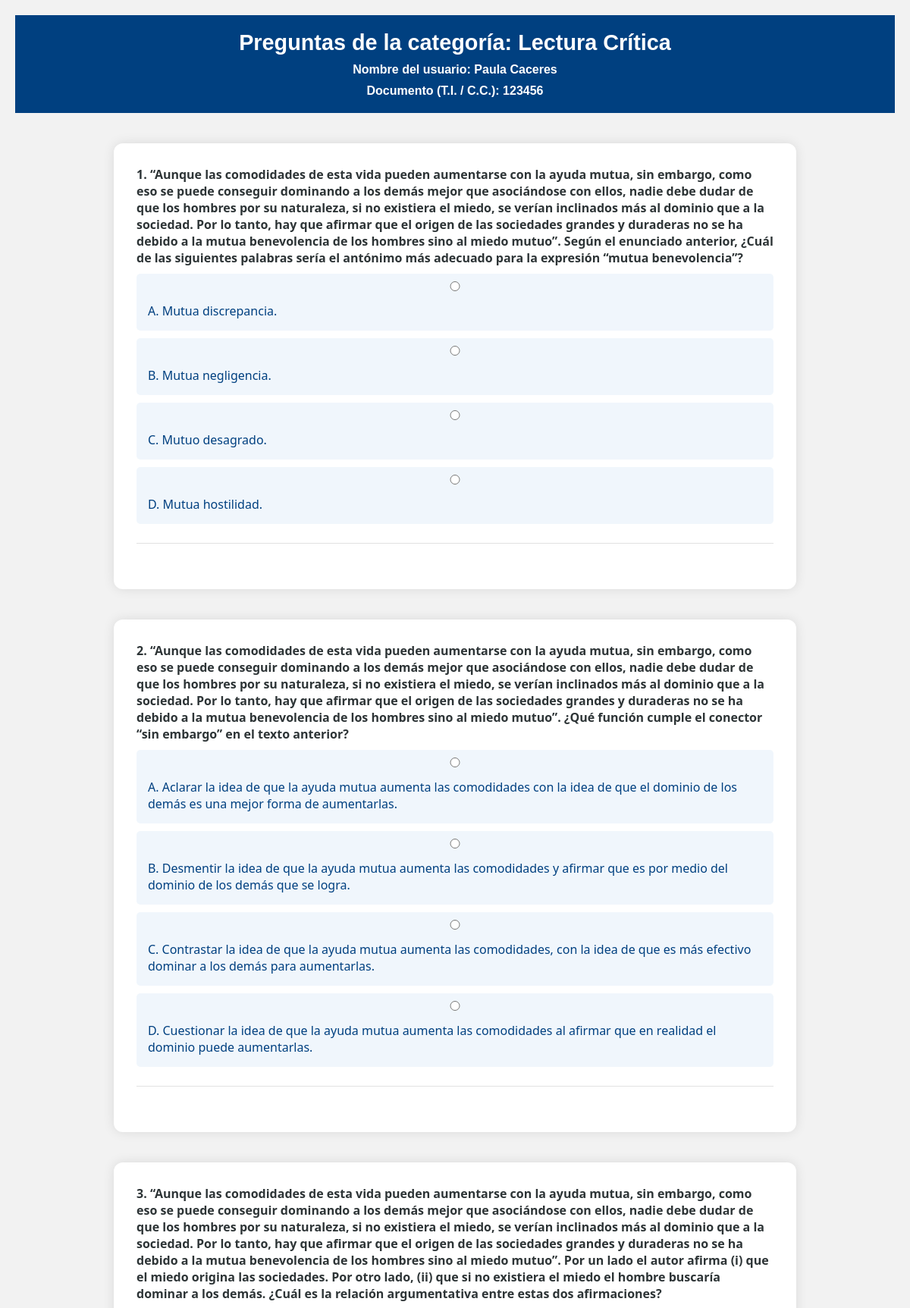
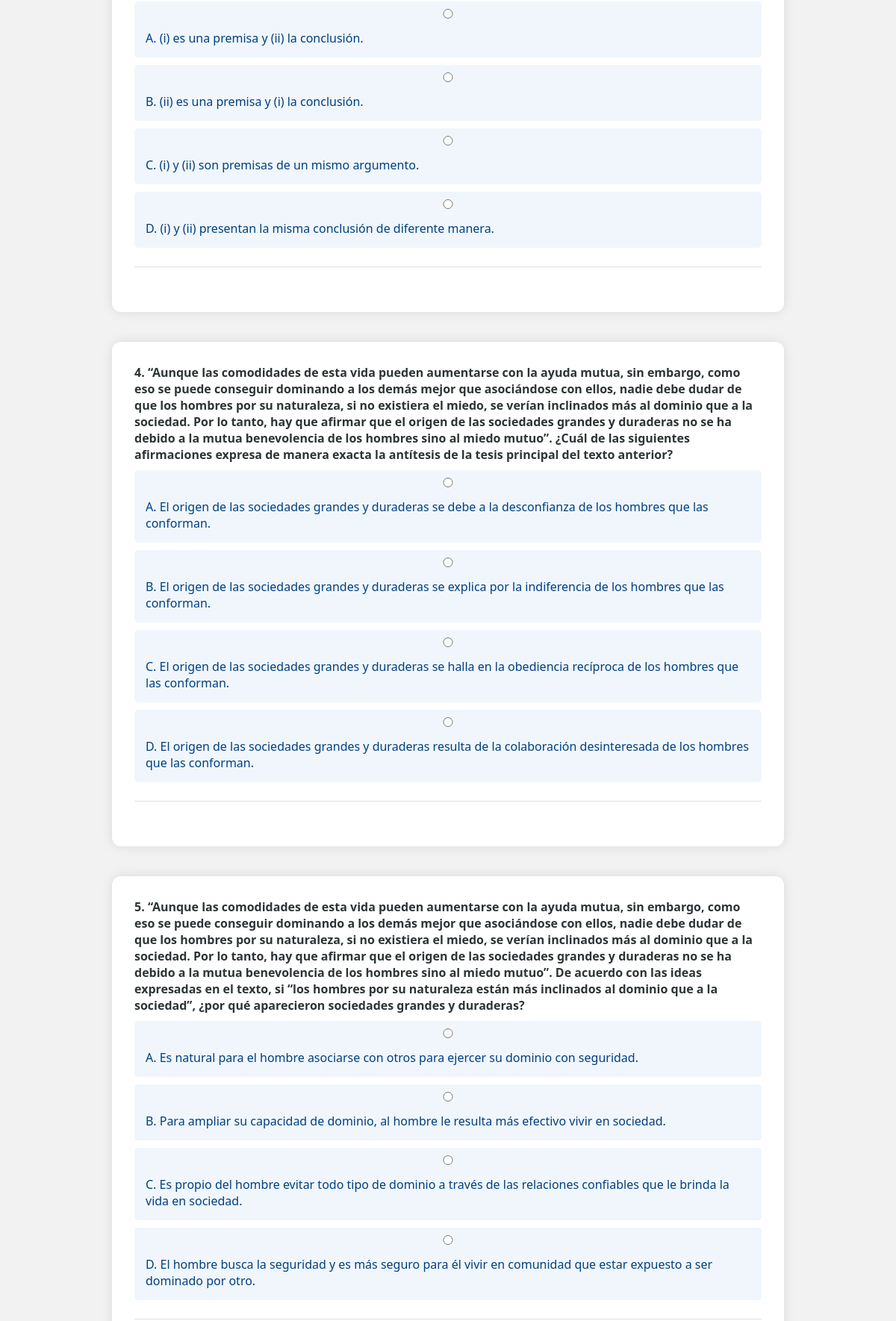
The page /simulacro/11/categoria/1/ (upper part) on the database its author committed (2 pictures, top to bottom).
### examenes/models.py (models this page shows, shortened)
class Category(models.Model):
    nombre = models.CharField(max_length=100)
    class Meta:
        verbose_name_plural = "Categorias"

class User(models.Model):
    nombre = models.CharField(max_length=100)
    documento = models.CharField(max_length=20, unique=True)  # Cédula o TI
    correo = models.EmailField(unique=True)
    colegio = models.CharField(max_length=100, blank=True)
    grado = models.CharField(max_length=50, blank=True)
    ya_presento = models.BooleanField(default=False)
    class Meta:
        verbose_name_plural = "Usuarios"

class Question(models.Model):
    enunciado = models.TextField()
    materia = models.ForeignKey(Subject, on_delete=models.CASCADE)
    opcion_a = models.CharField(max_length=255)
    opcion_b = models.CharField(max_length=255)
    opcion_c = models.CharField(max_length=255)
    opcion_d = models.CharField(max_length=255)
    OPCIONES = [
        ('A', 'Opción A'),
        ('B', 'Opción B'),
        ('C', 'Opción C'),
        ('D', 'Opción D'),
    ]
    respuesta_correcta = models.CharField(max_length=1, choices=OPCIONES)
    class Meta:
        verbose_name_plural = "Preguntas"

### examenes/views.py (the view, shortened to what this page needs)
# urls.py: path('simulacro/<int:estudiante_id>/categoria/<int:categoria_id>/', views.ver_preguntas_categoria, name='ver_preguntas_categoria'),
def ver_preguntas_categoria(request, estudiante_id, categoria_id):
    estudiante = get_object_or_404(User, id=estudiante_id)
    categoria = get_object_or_404(Category, id=categoria_id)
    preguntas = Question.objects.filter(materia__categoria=categoria)
    respondidas = request.session.get('categorias_respondidas', [])
    if categoria_id in respondidas:
        return redirect('simulacro', estudiante_id=estudiante.id)
    context = {
        'estudiante': estudiante,
        'categoria': categoria,
        'preguntas': preguntas,
    }
    return render(request, 'ver_preguntas_categoria.html', context)

### examenes/templates/ver_preguntas_categoria.html (shortened to what this page needs)
{% extends 'base.html' %}
{% block container %}
<header>
    <h1>Preguntas de la categoría: {{ categoria.nombre }}</h1>
    <h4>Nombre del usuario: {{ estudiante.nombre }}</h4>
    <h4>Documento (T.I. / C.C.): {{ estudiante.documento }}</h4>
</header>
{% if preguntas %}
<form method="post">
  {% for pregunta in preguntas %}
    <div class="icfes">
        <div class="info">
            <div class="pregunta">
                <p><strong>{{ forloop.counter }}. {{ pregunta.enunciado }}</strong></p>
            <div class="opcion">
                <label for="pregunta_{{ pregunta.id }}_A">
                    <input type="radio" id="pregunta_{{ pregunta.id }}_A" name="pregunta_{{ pregunta.id }}" value="A">
                    A. {{ pregunta.opcion_a }}
                </label>
            </div>
            <div class="opcion">
                <label for="pregunta_{{ pregunta.id }}_B">
                    <input type="radio" id="pregunta_{{ pregunta.id }}_B" name="pregunta_{{ pregunta.id }}" value="B">
                    B. {{ pregunta.opcion_b }}
                </label>
            </div>
            <div class="opcion">
                <label for="pregunta_{{ pregunta.id }}_C">
                    <input type="radio" id="pregunta_{{ pregunta.id }}_C" name="pregunta_{{ pregunta.id }}" value="C">
                    C. {{ pregunta.opcion_c }}
                </label>
            </div>
            <div class="opcion">
                <label for="pregunta_{{ pregunta.id }}_D">
                    <input type="radio" id="pregunta_{{ pregunta.id }}_D" name="pregunta_{{ pregunta.id }}" value="D">
                    D. {{ pregunta.opcion_d }}
                </label>
            </div>
            </div>
        </div>
    </div>
  {% endfor %}
</form>
{% else %}
  <p>No hay preguntas registradas en esta categoría.</p>
{% endif %}
<br>
{% endblock %}

### examenes/templates/base.html (shortened to what this page needs)
{% load static %}
<!DOCTYPE html>
<html lang="es">
<head>
    <link rel="stylesheet" href="{% static 'css/style.css' %}">
</head>
<body>
    <main>
        {% block container %}
        {% endblock %}
    </main>
</body>
</html>

### examenes/static/css/style.css (style rules this page uses)
* { margin: 0; padding: 0; box-sizing: border-box; }
body { font-family: Arial, sans-serif; background-color: #f2f2f2; color: #333; padding: 20px; }
header, footer { text-align: center; padding: 20px; background-color: #004080; color: white; margin-bottom: 20px; }
h1 { font-size: 1.8em; }
h4 { margin-top: 10px; color: white; }
.icfes { display: flex; flex-wrap: wrap; align-items: flex-start; background-color: white; margin-bottom: 30px; border-radius: 10px; box-shadow: 0 2px 6px rgba(0,0,0,0.1); padding: 15px; gap: 20px; }
.info { flex: 1; min-width: 250px; }
form label { display: block; font-weight: bold; margin-bottom: 5px; color: #004080; }
form input { width: 100%; padding: 10px; margin-bottom: 15px; border-radius: 5px; border: 1px solid #ccc; }
.icfes { max-width: 900px; margin: 40px auto; padding: 30px; background-color: #ffffff; border-radius: 12px; box-shadow: 0 0 15px rgba(0,0,0,0.1); font-family: 'Segoe UI', sans-serif; }
.pregunta { margin-bottom: 25px; border-bottom: 1px solid #e1e1e1; padding-bottom: 15px; }
.pregunta p { font-weight: bold; color: #2d3436; margin-bottom: 10px; }
.opcion { background-color: #ecf0f1; padding: 10px; border-radius: 6px; transition: background-color 0.3s ease; cursor: pointer; }
.opcion input[type="radio"] { margin-right: 10px; }

### examenes/templates/ver_preguntas_categoria.html (style rules this page uses)
.opcion { display: block; margin-bottom: 10px; background-color: #f0f6fc; padding: 10px 15px; border-radius: 5px; transition: background-color 0.2s; }
.opcion input[type="radio"] { margin-right: 10px; vertical-align: middle; }
.opcion label { font-size: 16px; font-weight: normal; cursor: pointer; }
.pregunta { margin-bottom: 30px; }

### rows shown on the page
Category: nombre "Lectura Crítica"
User: nombre "Paula Caceres", documento "123456"
Question: enunciado "“Aunque las comodidades de esta vida pueden aumentarse con la ayuda mutua, sin embargo, como eso se puede conseguir dominando a los demás mejor que asociándose con ellos, nadie debe dudar de que los hombres por su naturaleza, si no existiera el miedo, se verían inclinados más al dominio que a la sociedad. Por lo tanto, hay que afirmar que el origen de las sociedades grandes y duraderas no se ha debido a la mutua benevolencia de los hombres sino al miedo mutuo”. Según el enunciado anterior, ¿Cuál de las siguientes palabras sería el antónimo más adecuado para la expresión “mutua benevolencia”?", opcion_a "Mutua discrepancia.", opcion_b "Mutua negligencia.", opcion_c "Mutuo desagrado.", opcion_d "Mutua hostilidad."
Question: enunciado "“Aunque las comodidades de esta vida pueden aumentarse con la ayuda mutua, sin embargo, como eso se puede conseguir dominando a los demás mejor que asociándose con ellos, nadie debe dudar de que los hombres por su naturaleza, si no existiera el miedo, se verían inclinados más al dominio que a la sociedad. Por lo tanto, hay que afirmar que el origen de las sociedades grandes y duraderas no se ha debido a la mutua benevolencia de los hombres sino al miedo mutuo”. ¿Qué función cumple el conector “sin embargo” en el texto anterior?", opcion_a "Aclarar la idea de que la ayuda mutua aumenta las comodidades con la idea de que el dominio de los demás es una mejor forma de aumentarlas.", opcion_b "Desmentir la idea de que la ayuda mutua aumenta las comodidades y afirmar que es por medio del dominio de los demás que se logra.", opcion_c "Contrastar la idea de que la ayuda mutua aumenta las comodidades, con la idea de que es más efectivo dominar a los demás para aumentarlas.", opcion_d "Cuestionar la idea de que la ayuda mutua aumenta las comodidades al afirmar que en realidad el dominio puede aumentarlas."
Question: enunciado "“Aunque las comodidades de esta vida pueden aumentarse con la ayuda mutua, sin embargo, como eso se puede conseguir dominando a los demás mejor que asociándose con ellos, nadie debe dudar de que los hombres por su naturaleza, si no existiera el miedo, se verían inclinados más al dominio que a la sociedad. Por lo tanto, hay que afirmar que el origen de las sociedades grandes y duraderas no se ha debido a la mutua benevolencia de los hombres sino al miedo mutuo”. Por un lado el autor afirma (i) que el miedo origina las sociedades. Por otro lado, (ii) que si no existiera el miedo el hombre buscaría dominar a los demás. ¿Cuál es la relación argumentativa entre estas dos afirmaciones?", opcion_a "(i) es una premisa y (ii) la conclusión.", opcion_b "(ii) es una premisa y (i) la conclusión.", opcion_c "(i) y (ii) son premisas de un mismo argumento.", opcion_d "(i) y (ii) presentan la misma conclusión de diferente manera."
Question: enunciado "“Aunque las comodidades de esta vida pueden aumentarse con la ayuda mutua, sin embargo, como eso se puede conseguir dominando a los demás mejor que asociándose con ellos, nadie debe dudar de que los hombres por su naturaleza, si no existiera el miedo, se verían inclinados más al dominio que a la sociedad. Por lo tanto, hay que afirmar que el origen de las sociedades grandes y duraderas no se ha debido a la mutua benevolencia de los hombres sino al miedo mutuo”. ¿Cuál de las siguientes afirmaciones expresa de manera exacta la antítesis de la tesis principal del texto anterior?", opcion_a "El origen de las sociedades grandes y duraderas se debe a la desconfianza de los hombres que las conforman.", opcion_b "El origen de las sociedades grandes y duraderas se explica por la indiferencia de los hombres que las conforman.", opcion_c "El origen de las sociedades grandes y duraderas se halla en la obediencia recíproca de los hombres que las conforman.", opcion_d "El origen de las sociedades grandes y duraderas resulta de la colaboración desinteresada de los hombres que las conforman."
Question: enunciado "“Aunque las comodidades de esta vida pueden aumentarse con la ayuda mutua, sin embargo, como eso se puede conseguir dominando a los demás mejor que asociándose con ellos, nadie debe dudar de que los hombres por su naturaleza, si no existiera el miedo, se verían inclinados más al dominio que a la sociedad. Por lo tanto, hay que afirmar que el origen de las sociedades grandes y duraderas no se ha debido a la mutua benevolencia de los hombres sino al miedo mutuo”. De acuerdo con las ideas expresadas en el texto, si “los hombres por su naturaleza están más inclinados al dominio que a la sociedad”, ¿por qué aparecieron sociedades grandes y duraderas?", opcion_a "Es natural para el hombre asociarse con otros para ejercer su dominio con seguridad.", opcion_b "Para ampliar su capacidad de dominio, al hombre le resulta más efectivo vivir en sociedad.", opcion_c "Es propio del hombre evitar todo tipo de dominio a través de las relaciones confiables que le brinda la vida en sociedad.", opcion_d "El hombre busca la seguridad y es más seguro para él vivir en comunidad que estar expuesto a ser dominado por otro."
